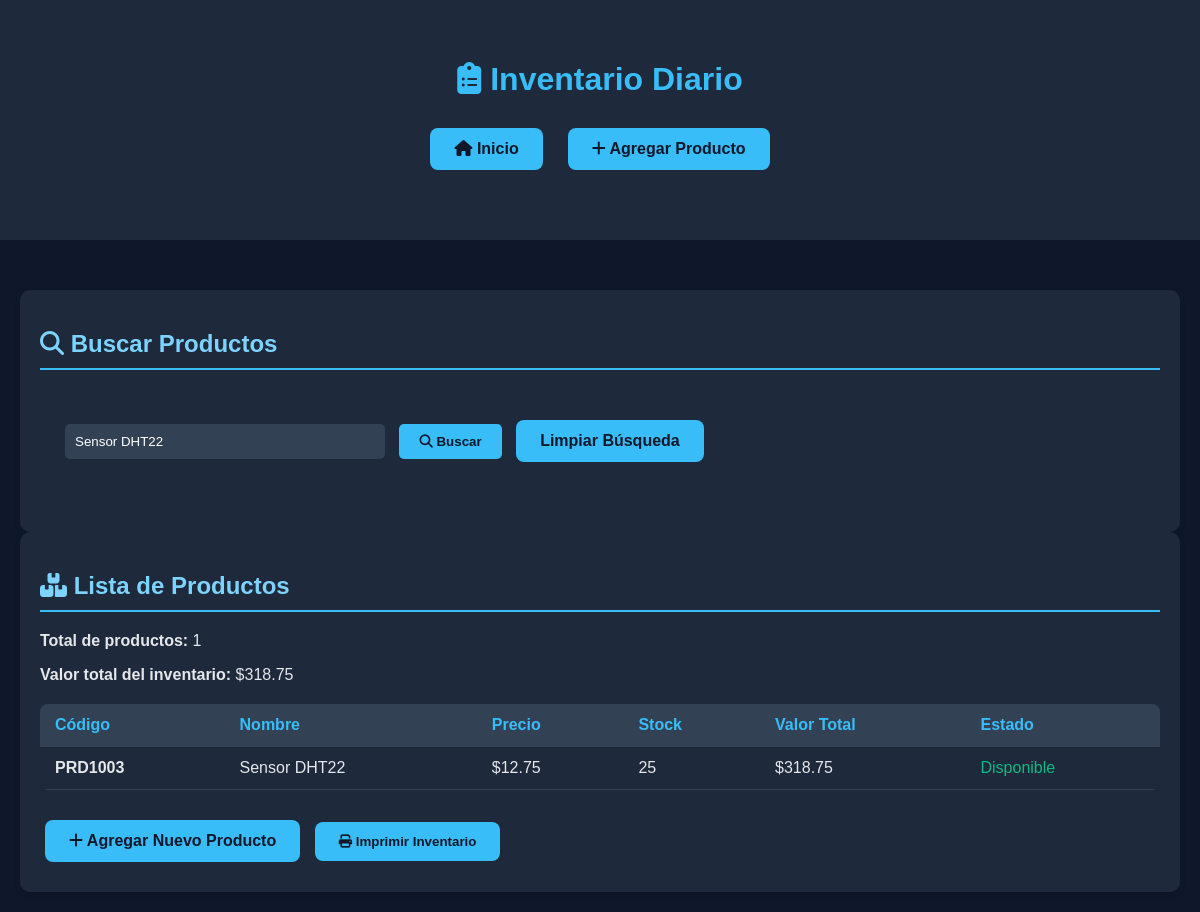
/inventario/inventario_diario.php?buscar=Sensor DHT22, run on the app's committed database.
### tables this page shows
CREATE TABLE IF NOT EXISTS productos(
    id INT AUTO_INCREMENT PRIMARY KEY,
    codigo_producto VARCHAR(20) UNIQUE,
    nombre VARCHAR(100),
    precio DECIMAL(10,2),
    stock INT,
    fecha_creacion TIMESTAMP DEFAULT CURRENT_TIMESTAMP
);

### inventario/inventario_diario.php (the view, shortened to what this page needs)
<?php
include('../config/conexion.php');
$busqueda = '';
$where = '';
if(isset($_GET['buscar']) && !empty($_GET['buscar'])){
    $busqueda = $conexion->real_escape_string($_GET['buscar']);
    $where = "WHERE nombre LIKE '%$busqueda%' OR codigo_producto LIKE '%$busqueda%'";
}
?>
<!DOCTYPE html>
<html lang='es'>
<head>
    <link rel='stylesheet' href='../assets/css/estilos.css'>
    <link rel="stylesheet" href="https://cdnjs.cloudflare.com/ajax/libs/font-awesome/6.4.0/css/all.min.css">
</head>
<body>
    <header>
        <h1><i class="fas fa-clipboard-list"></i> Inventario Diario</h1>
        <div class="menu">
            <a class='btn' href='../index.php'><i class="fas fa-home"></i> Inicio</a>
            <a class='btn' href='agregar.php'><i class="fas fa-plus"></i> Agregar Producto</a>
        </div>
    </header>
    <div class="container">
        <div class="card">
            <h2><i class="fas fa-search"></i> Buscar Productos</h2>
            <form method='GET'>
                <input name='buscar' placeholder='Buscar por nombre o código...' value='<?php echo $busqueda; ?>'>
                <button type='submit'><i class="fas fa-search"></i> Buscar</button>
                <?php if($busqueda): ?>
                    <a href='inventario_diario.php' class='btn'>Limpiar Búsqueda</a>
                <?php endif; ?>
            </form>
        </div>
        <div class="card">
            <h2><i class="fas fa-boxes"></i> Lista de Productos</h2>
            <?php
            $result = $conexion->query("SELECT * FROM productos $where ORDER BY nombre");
            if ($result->num_rows > 0) {
                $totalValor = 0;
                $productos = [];
                while($row = $result->fetch_assoc()) {
                    $productos[] = $row;
                    $totalValor += $row['precio'] * $row['stock'];
                }
                echo "<p><strong>Total de productos:</strong> " . count($productos) . "</p>";
                echo "<p><strong>Valor total del inventario:</strong> $" . number_format($totalValor, 2) . "</p>";
                echo "<table>";
                echo "<tr>
                        <th>Código</th>
                        <th>Nombre</th>
                        <th>Precio</th>
                        <th>Stock</th>
                        <th>Valor Total</th>
                        <th>Estado</th>
                      </tr>";
                foreach($productos as $producto) {
                    $valorTotal = $producto['precio'] * $producto['stock'];
                    $estado = '';
                    $stockClass = '';
                    if($producto['stock'] == 0) {
                        $estado = '<span style="color: #ef4444;">Agotado</span>';
                        $stockClass = 'stock-low';
                    } elseif($producto['stock'] < 10) {
                        $estado = '<span style="color: #f59e0b;">Bajo</span>';
                        $stockClass = 'stock-low';
                    } else {
                        $estado = '<span style="color: #10b981;">Disponible</span>';
                    }
                    echo "<tr>";
                    echo "<td><strong>{$producto['codigo_producto']}</strong></td>";
                    echo "<td>{$producto['nombre']}</td>";
                    echo "<td>$" . number_format($producto['precio'], 2) . "</td>";
                    echo "<td class='{$stockClass}'>{$producto['stock']}</td>";
                    echo "<td>$" . number_format($valorTotal, 2) . "</td>";
                    echo "<td>{$estado}</td>";
                    echo "</tr>";
                }
                echo "</table>";
            } else {
                echo "<p>No hay productos en el inventario.</p>";
            }
            ?>
            <div style="margin-top: 20px;">
                <a href='agregar.php' class='btn'><i class="fas fa-plus"></i> Agregar Nuevo Producto</a>
                <button onclick="window.print()" class='btn'><i class="fas fa-print"></i> Imprimir Inventario</button>
            </div>
        </div>
    </div>
</body>
</html>

### assets/css/estilos.css (style rules this page uses)
body { background: #0f172a; color: #e5e7eb; font-family: Arial, sans-serif; margin: 0; padding: 0; }
header { text-align: center; padding: 40px; background: #1e293b; margin-bottom: 30px; }
.container { max-width: 1200px; margin: 0 auto; padding: 20px; }
h1 { color: #38bdf8; margin-bottom: 10px; }
h2 { color: #7dd3fc; border-bottom: 2px solid #38bdf8; padding-bottom: 10px; }
.btn { background: #38bdf8; padding: 12px 24px; color: #0f172a; text-decoration: none; border-radius: 8px; font-weight: bold; display: inline-block; margin: 10px 5px; transition: background 0.3s; }
.card { background: #1e293b; padding: 20px; border-radius: 10px; box-shadow: 0 4px 6px rgba(0, 0, 0, 0.1); }
table { width: 100%; border-collapse: collapse; margin: 20px 0; background: #1e293b; border-radius: 8px; overflow: hidden; }
th, td { padding: 12px 15px; text-align: left; border-bottom: 1px solid #334155; }
th { background: #334155; color: #38bdf8; }
form { background: #1e293b; padding: 20px; border-radius: 10px; margin: 20px 0; }
input, button { padding: 10px; margin: 10px 5px; border: none; border-radius: 5px; }
input { width: calc(100% - 22px); max-width: 300px; background: #334155; color: white; }
button { background: #38bdf8; color: #0f172a; font-weight: bold; cursor: pointer; padding: 10px 20px; }
.menu { display: flex; gap: 15px; justify-content: center; margin: 20px 0; }

### data on the page
productos: codigo_producto "PRD1003", nombre "Sensor DHT22", precio "12.75", stock "25", valorTotal "318.75", shows "Disponible"

### other printed values
count($productos) "1"
$totalValor "318.75"
